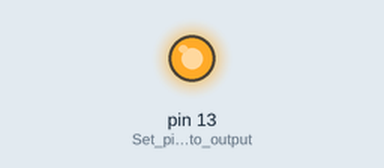
The sketch below on a simulated Arduino Uno, built with avr-gcc and run on an emulated ATmega328P. On the bench: output pins drawn as LEDs (lit = HIGH).

Above: at 0.2 s.
At 21.5 s:
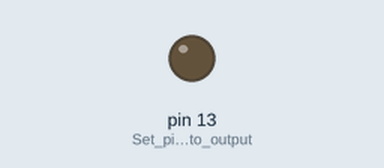
Timing chart, 0 to 23.4 s (numbered marks = the images above):
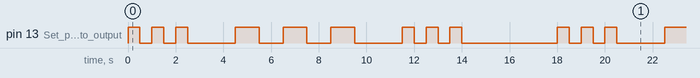

The sketch:

Modified_Blink.ino
```cpp
/*
  SparkFun Inventor’s Kit
  Circuit 1A-Blink

  Turns an LED connected to pin 13 on and off. Repeats forever.

  This sketch was written by SparkFun Electronics, with lots of help from the Arduino community.
  This code is completely free for any use.

  View circuit diagram and instructions at: https://learn.sparkfun.com/tutorials/sparkfun-inventors-kit-experiment-guide---v41
  Download code at: https://github.com/sparkfun/SIK-Guide-Code
*/

int sTime = 500;
int oTime = 1000;

void setup() {

  pinMode(13, OUTPUT);      // Set pin 13 to output

}


void loop() {

  // Morse code S
  digitalWrite(13, HIGH);   // Turn on the LED

  delay(sTime);              // Wait

  digitalWrite(13, LOW);    // Turn off the LED

  delay(sTime);              // Wait

  digitalWrite(13, HIGH);   // Turn on the LED

  delay(sTime);              // Wait

  digitalWrite(13, LOW);    // Turn off the LED

  delay(sTime);              // Wait

  digitalWrite(13, HIGH);   // Turn on the LED

  delay(sTime);              // Wait

  digitalWrite(13, LOW);    // Turn off the LED

  delay(oTime * 2);              // Wait between letters

  // Morse code O
  digitalWrite(13, HIGH);   // Turn on the LED

  delay(oTime);              // Wait

  digitalWrite(13, LOW);    // Turn off the LED

  delay(oTime);              // Wait

  digitalWrite(13, HIGH);   // Turn on the LED

  delay(oTime);              // Wait

  digitalWrite(13, LOW);    // Turn off the LED

  delay(oTime);              // Wait

  digitalWrite(13, HIGH);   // Turn on the LED

  delay(oTime);              // Wait

  digitalWrite(13, LOW);    // Turn off the LED

  delay(oTime * 2);              // Wait


  // Morse code S
  digitalWrite(13, HIGH);   // Turn on the LED

  delay(sTime);              // Wait

  digitalWrite(13, LOW);    // Turn off the LED

  delay(sTime);              // Wait

  digitalWrite(13, HIGH);   // Turn on the LED

  delay(sTime);              // Wait

  digitalWrite(13, LOW);    // Turn off the LED

  delay(sTime);              // Wait

  digitalWrite(13, HIGH);   // Turn on the LED

  delay(sTime);              // Wait

  digitalWrite(13, LOW);    // Turn off the LED

  delay(oTime * 4);              // Wait
}
```

Measured:
- by itself, pin 13 (Set_pin_13_to_output): repeats every 18.0 s: 2 × (LOW 0.50 s, HIGH 0.50 s), LOW 2.0 s, 2 × (HIGH 1.0 s, LOW 1.0 s), HIGH 1.0 s, LOW 2.0 s, 2 × (HIGH 0.50 s, LOW 0.50 s), HIGH 0.50 s, LOW 4.0 s, HIGH 0.50 s
- by itself, everything shown: repeats every 18.0 s, in 18 steps
